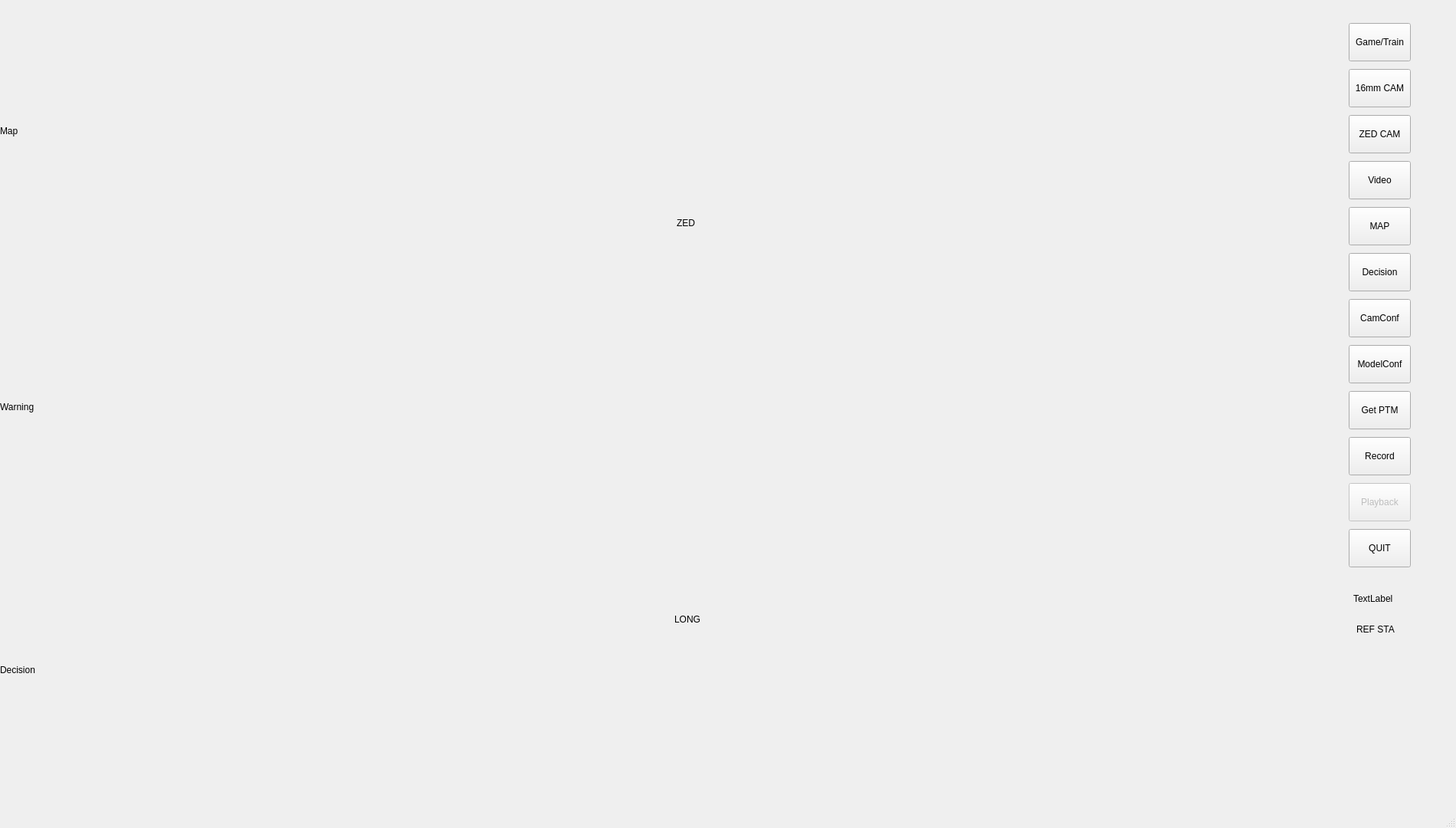
<?xml version="1.0" encoding="UTF-8"?>
<ui version="4.0">
 <class>MainWindow</class>
 <widget class="QMainWindow" name="MainWindow">
  <property name="geometry">
   <rect>
    <x>0</x>
    <y>0</y>
    <width>1900</width>
    <height>1080</height>
   </rect>
  </property>
  <property name="sizePolicy">
   <sizepolicy hsizetype="Preferred" vsizetype="Preferred">
    <horstretch>0</horstretch>
    <verstretch>0</verstretch>
   </sizepolicy>
  </property>
  <property name="windowTitle">
   <string>MainWindow</string>
  </property>
  <property name="autoFillBackground">
   <bool>true</bool>
  </property>
  <widget class="QWidget" name="centralwidget">
   <widget class="QLabel" name="Map">
    <property name="geometry">
     <rect>
      <x>0</x>
      <y>0</y>
      <width>881</width>
      <height>341</height>
     </rect>
    </property>
    <property name="text">
     <string>Map</string>
    </property>
   </widget>
   <widget class="QLabel" name="LONG">
    <property name="geometry">
     <rect>
      <x>880</x>
      <y>587</y>
      <width>871</width>
      <height>441</height>
     </rect>
    </property>
    <property name="text">
     <string>LONG</string>
    </property>
   </widget>
   <widget class="QPushButton" name="ZEDCAM">
    <property name="enabled">
     <bool>true</bool>
    </property>
    <property name="geometry">
     <rect>
      <x>1760</x>
      <y>150</y>
      <width>81</width>
      <height>50</height>
     </rect>
    </property>
    <property name="text">
     <string>ZED CAM</string>
    </property>
    <property name="autoDefault">
     <bool>true</bool>
    </property>
   </widget>
   <widget class="QPushButton" name="LONGCAM">
    <property name="geometry">
     <rect>
      <x>1760</x>
      <y>90</y>
      <width>81</width>
      <height>50</height>
     </rect>
    </property>
    <property name="text">
     <string>16mm CAM</string>
    </property>
   </widget>
   <widget class="QPushButton" name="Quit">
    <property name="geometry">
     <rect>
      <x>1760</x>
      <y>690</y>
      <width>81</width>
      <height>50</height>
     </rect>
    </property>
    <property name="text">
     <string>QUIT</string>
    </property>
   </widget>
   <widget class="QLabel" name="ZED">
    <property name="geometry">
     <rect>
      <x>883</x>
      <y>0</y>
      <width>871</width>
      <height>581</height>
     </rect>
    </property>
    <property name="sizePolicy">
     <sizepolicy hsizetype="Minimum" vsizetype="Minimum">
      <horstretch>0</horstretch>
      <verstretch>0</verstretch>
     </sizepolicy>
    </property>
    <property name="minimumSize">
     <size>
      <width>400</width>
      <height>300</height>
     </size>
    </property>
    <property name="text">
     <string>ZED</string>
    </property>
   </widget>
   <widget class="QPushButton" name="MAP">
    <property name="geometry">
     <rect>
      <x>1760</x>
      <y>270</y>
      <width>81</width>
      <height>50</height>
     </rect>
    </property>
    <property name="text">
     <string>MAP</string>
    </property>
    <property name="autoDefault">
     <bool>true</bool>
    </property>
   </widget>
   <widget class="QPushButton" name="CamConf">
    <property name="geometry">
     <rect>
      <x>1760</x>
      <y>390</y>
      <width>81</width>
      <height>50</height>
     </rect>
    </property>
    <property name="text">
     <string>CamConf</string>
    </property>
   </widget>
   <widget class="QPushButton" name="ModelConf">
    <property name="geometry">
     <rect>
      <x>1760</x>
      <y>450</y>
      <width>81</width>
      <height>50</height>
     </rect>
    </property>
    <property name="text">
     <string>ModelConf</string>
    </property>
   </widget>
   <widget class="QPushButton" name="Get_PTM">
    <property name="geometry">
     <rect>
      <x>1760</x>
      <y>510</y>
      <width>81</width>
      <height>50</height>
     </rect>
    </property>
    <property name="text">
     <string>Get PTM</string>
    </property>
   </widget>
   <widget class="QPushButton" name="Record">
    <property name="geometry">
     <rect>
      <x>1760</x>
      <y>570</y>
      <width>81</width>
      <height>50</height>
     </rect>
    </property>
    <property name="text">
     <string>Record</string>
    </property>
   </widget>
   <widget class="QPushButton" name="Playback">
    <property name="enabled">
     <bool>false</bool>
    </property>
    <property name="geometry">
     <rect>
      <x>1760</x>
      <y>630</y>
      <width>81</width>
      <height>50</height>
     </rect>
    </property>
    <property name="text">
     <string>Playback</string>
    </property>
   </widget>
   <widget class="QPushButton" name="G_T">
    <property name="geometry">
     <rect>
      <x>1760</x>
      <y>30</y>
      <width>81</width>
      <height>50</height>
     </rect>
    </property>
    <property name="text">
     <string>Game/Train</string>
    </property>
   </widget>
   <widget class="QPushButton" name="Video">
    <property name="enabled">
     <bool>true</bool>
    </property>
    <property name="geometry">
     <rect>
      <x>1760</x>
      <y>210</y>
      <width>81</width>
      <height>50</height>
     </rect>
    </property>
    <property name="text">
     <string>Video</string>
    </property>
    <property name="autoDefault">
     <bool>true</bool>
    </property>
   </widget>
   <widget class="QLabel" name="Decision">
    <property name="geometry">
     <rect>
      <x>0</x>
      <y>720</y>
      <width>881</width>
      <height>308</height>
     </rect>
    </property>
    <property name="sizePolicy">
     <sizepolicy hsizetype="Minimum" vsizetype="Minimum">
      <horstretch>0</horstretch>
      <verstretch>0</verstretch>
     </sizepolicy>
    </property>
    <property name="minimumSize">
     <size>
      <width>400</width>
      <height>300</height>
     </size>
    </property>
    <property name="text">
     <string>Decision</string>
    </property>
   </widget>
   <widget class="QPushButton" name="DecisionB">
    <property name="geometry">
     <rect>
      <x>1760</x>
      <y>330</y>
      <width>81</width>
      <height>50</height>
     </rect>
    </property>
    <property name="text">
     <string>Decision</string>
    </property>
    <property name="autoDefault">
     <bool>true</bool>
    </property>
   </widget>
   <widget class="QLabel" name="RefereeStatus">
    <property name="geometry">
     <rect>
      <x>1766</x>
      <y>760</y>
      <width>71</width>
      <height>41</height>
     </rect>
    </property>
    <property name="text">
     <string>TextLabel</string>
    </property>
   </widget>
   <widget class="QLabel" name="label_2">
    <property name="geometry">
     <rect>
      <x>1770</x>
      <y>810</y>
      <width>71</width>
      <height>21</height>
     </rect>
    </property>
    <property name="text">
     <string>REF STA</string>
    </property>
   </widget>
   <widget class="QLabel" name="Warning">
    <property name="geometry">
     <rect>
      <x>0</x>
      <y>340</y>
      <width>881</width>
      <height>381</height>
     </rect>
    </property>
    <property name="text">
     <string>Warning</string>
    </property>
   </widget>
  </widget>
  <widget class="QMenuBar" name="menubar">
   <property name="geometry">
    <rect>
     <x>0</x>
     <y>0</y>
     <width>1900</width>
     <height>22</height>
    </rect>
   </property>
  </widget>
  <widget class="QStatusBar" name="statusbar"/>
 </widget>
 <resources/>
 <connections/>
</ui>
